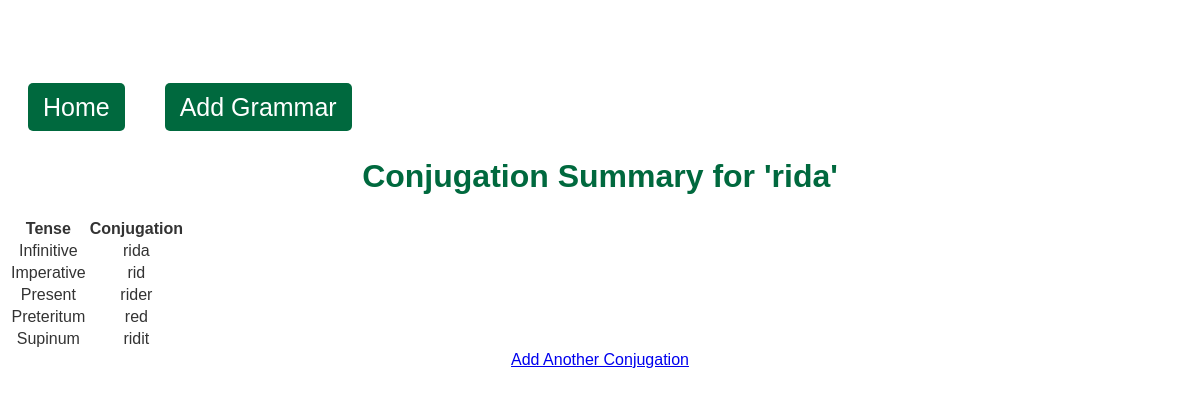
Screenshot of /summary_conjugation/1448 with the database file from the repository.
### tables this page shows
CREATE TABLE vocabulary (
                id INTEGER PRIMARY KEY AUTOINCREMENT,
                swedish_word TEXT NOT NULL,
                german_word TEXT NOT NULL
            );

CREATE TABLE conjugations (
                id INTEGER PRIMARY KEY AUTOINCREMENT,
                word_id INTEGER,
                infinitive TEXT,
                imperative TEXT,
                present TEXT,
                preteritum TEXT,
                supinum TEXT,
                FOREIGN KEY(word_id) REFERENCES vocabulary(id)
            );

### app.py (the view)
@app.route('/summary_conjugation/<int:word_id>')
def summary_conjugation(word_id):
    with sqlite3.connect('database.db') as conn:
        cursor = conn.cursor()
        cursor.execute('SELECT swedish_word FROM vocabulary WHERE id = ?', (word_id,))
        word = cursor.fetchone()[0]
        cursor.execute('SELECT * FROM conjugations WHERE word_id = ?', (word_id,))
        conjugation = cursor.fetchone()
    return render_template('summary_conjugation.html', word=word, conjugation=conjugation)

### templates/summary_conjugation.html (shortened to what this page needs)
<!DOCTYPE html>
<html lang="en">
<head>
    <link rel="stylesheet" href="{{ url_for('static', filename='style.css') }}">
</head>
<body>
    <nav class="navbar">
        <ul class="navbar-nav">
            <li class="nav-item">
                <a href="/">Home</a>
            </li>
            <li class="nav-item">
                <a href="/add_grammar">Add Grammar</a>
            </li>
        </ul>
    </nav>
    <div class="summary-container">
        <h1>Conjugation Summary for '{{ word }}'</h1>
        {% if conjugation %}
        <table class="conjugation-table">
            <tr>
                <th>Tense</th>
                <th>Conjugation</th>
            </tr>
            <tr>
                <td>Infinitive</td>
                <td>{{ conjugation[2] }}</td>
            </tr>
            <tr>
                <td>Imperative</td>
                <td>{{ conjugation[3] }}</td>
            </tr>
            <tr>
                <td>Present</td>
                <td>{{ conjugation[4] }}</td>
            </tr>
            <tr>
                <td>Preteritum</td>
                <td>{{ conjugation[5] }}</td>
            </tr>
            <tr>
                <td>Supinum</td>
                <td>{{ conjugation[6] }}</td>
            </tr>
        </table>
        {% else %}
        <p>No conjugations found for this word.</p>
        {% endif %}
        <a href="/add_grammar" class="btn">Add Another Conjugation</a>
    </div>
</body>
</html>

### static/style.css (style rules this page uses)
body { font-family: Arial, sans-serif; background: url('/static/Images/SwedishHut.jpg') no-repeat center center fixed; background-size: cover; color: #333; text-align: center; padding-top: 50px; }
h1 { color: #00693e; }
nav { margin-top: 20px; }
nav a { text-decoration: none; padding: 10px 15px; background-color: #00693e; color: #fff; border-radius: 5px; margin: 0 5px; }
.navbar-nav { list-style: none; margin: 0; padding: 0; display: flex; }
.nav-item { padding: 15px; font-size: 25px; background-color: rgba(255, 255, 255, 0.8); }

### rows the page displays
vocabulary: swedish_word "rida"
conjugations: infinitive "rida", imperative "rid", present "rider", preteritum "red", supinum "ridit"
